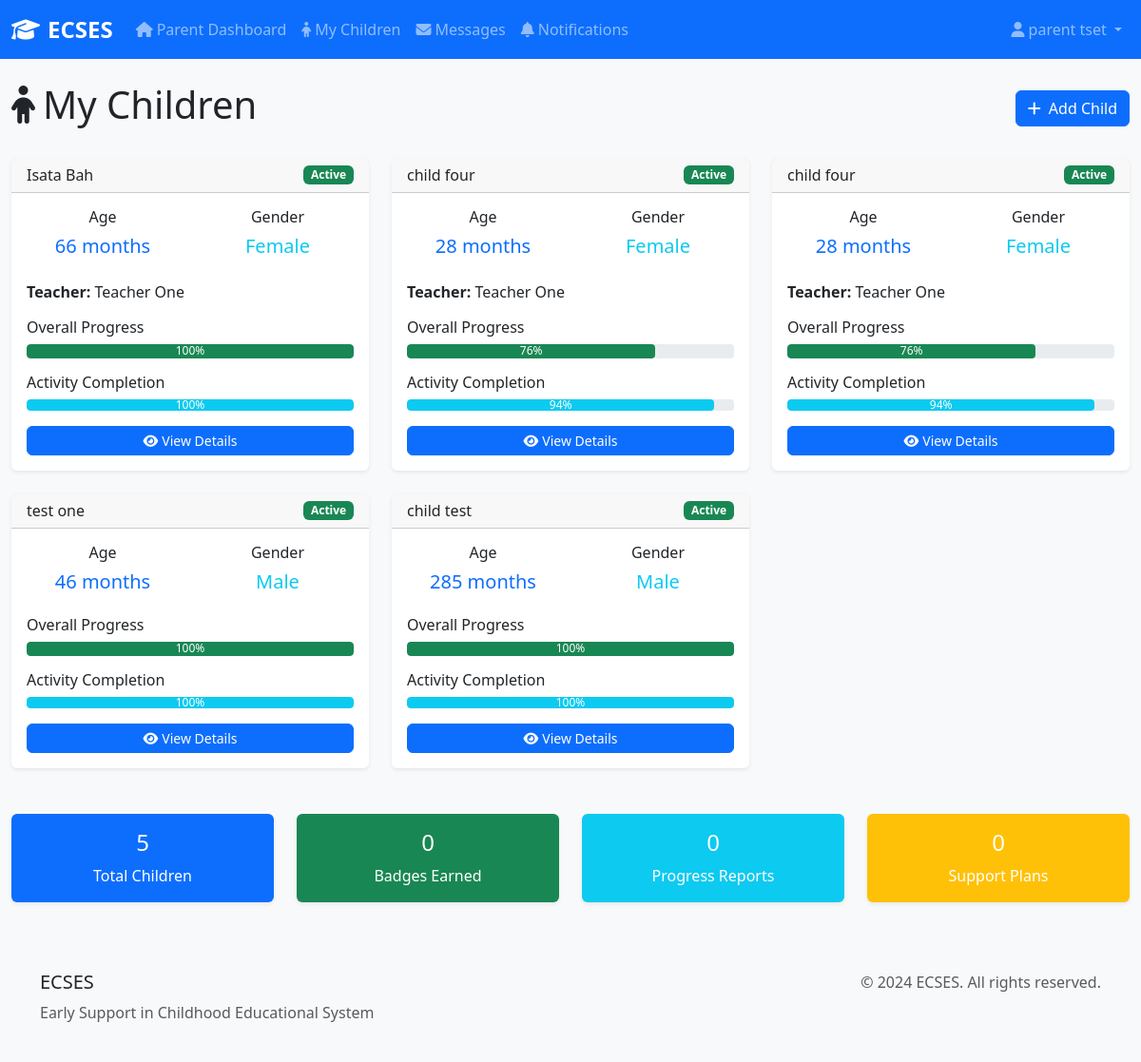
The page /connecthub/parent-view-children/ (signed in) on the database its author committed.
### earlycare/models.py (models this page shows, shortened)
class Child(models.Model):
    GENDER_CHOICES = [
        ('M', 'Male'),
        ('F', 'Female'),
        ('O', 'Other'),
    ]
    first_name = models.CharField(max_length=100)
    last_name = models.CharField(max_length=100)
    date_of_birth = models.DateField()
    gender = models.CharField(max_length=1, choices=GENDER_CHOICES)
    parent = models.ForeignKey(User, on_delete=models.CASCADE, related_name='children')
    teacher = models.ForeignKey(User, on_delete=models.SET_NULL, null=True, blank=True, related_name='assigned_children', default=None)
    medical_conditions = models.TextField(blank=True, help_text="Any medical conditions or special needs")
    emergency_contact = models.CharField(max_length=100, blank=True)
    emergency_phone = models.CharField(max_length=15, blank=True)
    created_at = models.DateTimeField(auto_now_add=True)
    updated_at = models.DateTimeField(auto_now=True)
    is_active = models.BooleanField(default=True)
    class Meta:
        verbose_name = "Child"
        verbose_name_plural = "Children"
        ordering = ['last_name', 'first_name']
    @property
    def age_in_months(self):
        from datetime import date
        today = date.today()
        return (today.year - self.date_of_birth.year) * 12 + (today.month - self.date_of_birth.month)

### connecthub/views.py (the view)
# urls.py: path('parent-view-children/', views.parent_view_children, name='parent_view_children'),
@login_required
def parent_view_children(request):
    if not (hasattr(request.user, 'userprofile') and request.user.userprofile.role == 'parent'):
        messages.error(request, 'Access denied. Parent privileges required.')
        return redirect('home')
    try:
        from earlycare.models import Child
        Child = Child
    except ImportError:
        Child = None
    if Child:
        my_children = Child.objects.filter(parent=request.user)
        my_children_count = my_children.count()
    else:
        my_children = []
        my_children_count = 0
    support_plans = []
    if my_children_count > 0:
        try:
            from earlycare.models import SupportPlan
            support_plans = SupportPlan.objects.filter(child__in=my_children).order_by('-created_at')[:5]
        except Exception:
            pass
    recent_progress_reports = 0
    if my_children_count > 0:
        try:
            from earlycare.models import ProgressReport
            recent_progress_reports = ProgressReport.objects.filter(child__in=my_children).count()
        except Exception:
            pass
    total_badges = 0
    if my_children_count > 0:
        try:
            from learnlytics.models import ChildBadge
            total_badges = ChildBadge.objects.filter(child__in=my_children).count()
        except Exception:
            pass
    for child in my_children:
        child.overall_progress = min(100, (child.age_in_months * 2) + 20)
        child.activity_completion = min(100, (child.age_in_months * 3) + 10)
        try:
            from learnlytics.models import ChildBadge
            child.recent_badges = ChildBadge.objects.filter(child=child).order_by('-earned_date')[:3]
        except Exception:
            child.recent_badges = []
    context = {
        'my_children': my_children,
        'my_children_count': my_children_count,
        'recent_progress_reports': recent_progress_reports,
        'total_badges': total_badges,
        'support_plans': support_plans,
    }
    return render(request, 'dashboards/parent_view_children.html', context)

### templates/dashboards/parent_view_children.html (shortened to what this page needs)
{% extends 'base.html' %}
{% load static %}
{% block content %}
<div class="row">
    <div class="col-12">
        <div class="d-flex justify-content-between align-items-center mb-4">
            <h1>
                <i class="fas fa-child me-2"></i>My Children
            </h1>
            <a href="{% url 'earlycare:child_new' %}" class="btn btn-primary">
                <i class="fas fa-plus me-2"></i>Add Child
            </a>
        </div>
    </div>
</div>
{% if my_children %}
<div class="row mb-4">
    {% for child in my_children %}
    <div class="col-md-6 col-lg-4 mb-4">
        <div class="card h-100">
            <div class="card-header d-flex justify-content-between align-items-center">
                <h6 class="mb-0">{{ child.first_name }} {{ child.last_name }}</h6>
                <span class="badge bg-{% if child.is_active %}success{% else %}secondary{% endif %}">
                    {% if child.is_active %}Active{% else %}Inactive{% endif %}
                </span>
            </div>
            <div class="card-body">
                <div class="row text-center mb-3">
                    <div class="col-6">
                        <h6>Age</h6>
                        <h5 class="text-primary">{{ child.age_in_months }} months</h5>
                    </div>
                    <div class="col-6">
                        <h6>Gender</h6>
                        <h5 class="text-info">{{ child.get_gender_display }}</h5>
                    </div>
                </div>
                {% if child.teacher %}
                <p class="card-text">
                    <strong>Teacher:</strong> {{ child.teacher.get_full_name|default:child.teacher.username }}
                </p>
                {% endif %}
                {% if child.overall_progress %}
                <div class="mb-3">
                    <h6>Overall Progress</h6>
                    <div class="progress" style="height: 15px;">
                        <div class="progress-bar bg-success" style="width: {{ child.overall_progress }}%">
                            {{ child.overall_progress }}%
                        </div>
                    </div>
                </div>
                {% endif %}
                {% if child.activity_completion %}
                <div class="mb-3">
                    <h6>Activity Completion</h6>
                    <div class="progress" style="height: 12px;">
                        <div class="progress-bar bg-info" style="width: {{ child.activity_completion }}%">
                            {{ child.activity_completion }}%
                        </div>
                    </div>
                </div>
                {% endif %}
                <div class="d-grid gap-2">
                    <a href="{% url 'earlycare:child_detail' child.id %}" class="btn btn-primary btn-sm">
                        <i class="fas fa-eye me-1"></i>View Details
                    </a>
                </div>
            </div>
        </div>
    </div>
    {% endfor %}
</div>
<div class="row mb-4">
    <div class="col-md-3">
        <div class="card bg-primary text-white">
            <div class="card-body text-center">
                <h4>{{ my_children_count }}</h4>
                <p class="mb-0">Total Children</p>
            </div>
        </div>
    </div>
    <div class="col-md-3">
        <div class="card bg-success text-white">
            <div class="card-body text-center">
                <h4>{{ total_badges }}</h4>
                <p class="mb-0">Badges Earned</p>
            </div>
        </div>
    </div>
    <div class="col-md-3">
        <div class="card bg-info text-white">
            <div class="card-body text-center">
                <h4>{{ recent_progress_reports }}</h4>
                <p class="mb-0">Progress Reports</p>
            </div>
        </div>
    </div>
    <div class="col-md-3">
        <div class="card bg-warning text-white">
            <div class="card-body text-center">
                <h4>{{ support_plans|length }}</h4>
                <p class="mb-0">Support Plans</p>
            </div>
        </div>
    </div>
</div>
{% endif %}
{% endblock %}

### templates/base.html (shortened to what this page needs)
{% load static %}
<!DOCTYPE html>
<html lang="en">
<head>
    <link href="https://cdn.jsdelivr.net/npm/bootstrap@5.3.0/dist/css/bootstrap.min.css" rel="stylesheet">
    <link href="https://cdnjs.cloudflare.com/ajax/libs/font-awesome/6.4.0/css/all.min.css" rel="stylesheet">
    <link href="{% static 'css/styles.css' %}" rel="stylesheet">
</head>
<body>
    <nav class="navbar navbar-expand-lg navbar-dark bg-primary">
        <div class="container-fluid">
            <a class="navbar-brand" href="{% url 'home' %}">
                <i class="fas fa-graduation-cap me-2"></i>ECSES
            </a>
            {% if user.is_authenticated %}
            <div class="collapse navbar-collapse" id="navbarNav">
                <ul class="navbar-nav me-auto">
                    {% if user.is_superuser or user.userprofile.role == 'admin' %}
                        <li class="nav-item">
                            <a class="nav-link" href="{% url 'admin_dashboard' %}">
                                <i class="fas fa-tachometer-alt me-1"></i>Admin Dashboard
                            </a>
                        </li>
                        <li class="nav-item">
                            <a class="nav-link" href="{% url 'connecthub:user_management' %}">
                                <i class="fas fa-users me-1"></i>User Management
                            </a>
                        </li>
                    {% elif user.userprofile.role == 'parent' %}
                        <li class="nav-item">
                            <a class="nav-link" href="{% url 'parent_dashboard' %}">
                                <i class="fas fa-home me-1"></i>Parent Dashboard
                            </a>
                        </li>
                        <li class="nav-item">
                            <a class="nav-link" href="{% url 'earlycare:child_list' %}">
                                <i class="fas fa-child me-1"></i>My Children
                            </a>
                        </li>
                    {% endif %}
                    <li class="nav-item">
                        <a class="nav-link" href="{% url 'connecthub:inbox' %}">
                            <i class="fas fa-envelope me-1"></i>Messages
                        </a>
                    </li>
                    <li class="nav-item">
                        <a class="nav-link" href="{% url 'connecthub:notifications' %}">
                            <i class="fas fa-bell me-1"></i>Notifications
                        </a>
                    </li>
                </ul>
                <ul class="navbar-nav">
                    <li class="nav-item dropdown">
                        <a class="nav-link dropdown-toggle" href="#" id="navbarDropdown" role="button" data-bs-toggle="dropdown">
                            <i class="fas fa-user me-1"></i>{{ user.get_full_name|default:user.username }}
                        </a>
                    </li>
                </ul>
            </div>
            {% endif %}
        </div>
    </nav>
    <main class="container-fluid mt-4">
        {% block content %}{% endblock %}
    </main>
    <footer class="bg-light mt-5 py-4">
        <div class="container">
            <div class="row">
                <div class="col-md-6">
                    <h5>ECSES</h5>
                    <p class="text-muted">Early Support in Childhood Educational System</p>
                </div>
                <div class="col-md-6 text-end">
                    <p class="text-muted">&copy; 2024 ECSES. All rights reserved.</p>
                </div>
            </div>
        </div>
    </footer>
</body>
</html>

### static/css/styles.css (style rules this page uses)
body { font-family: 'Segoe UI', Tahoma, Geneva, Verdana, sans-serif; background-color: #f8f9fa; }
.navbar-brand { font-weight: bold; font-size: 1.5rem; }
.card { border: none; box-shadow: 0 0.125rem 0.25rem rgba(0, 0, 0, 0.075); transition: box-shadow 0.15s ease-in-out; }
.card.bg-primary, .card.bg-success, .card.bg-warning, .card.bg-info { border: none; }
.progress { height: 8px; border-radius: 4px; }
.progress-bar { border-radius: 4px; }
.badge { font-size: 0.75rem; }
.btn { border-radius: 0.375rem; font-weight: 500; }
.text-info { color: #0dcaf0 !important; }

### rows shown on the page
Child: first_name "Isata", last_name "Bah", is_active "Active", age_in_months "66", gender "Female", teacher.get_full_name "Teacher One", overall_progress "100", activity_completion "100"
Child: first_name "child", last_name "four", is_active "Active", age_in_months "28", gender "Female", teacher.get_full_name "Teacher One", overall_progress "76", activity_completion "94"
Child: first_name "child", last_name "four", is_active "Active", age_in_months "28", gender "Female", teacher.get_full_name "Teacher One", overall_progress "76", activity_completion "94"
Child: first_name "test", last_name "one", is_active "Active", age_in_months "46", gender "Male", overall_progress "100", activity_completion "100"
Child: first_name "child", last_name "test", is_active "Active", age_in_months "285", gender "Male", overall_progress "100", activity_completion "100"

### other values the page prints
{{ user.get_full_name|default:user.username }} "parent tset"
{{ my_children_count }} "5"
{{ total_badges }} "0"
{{ recent_progress_reports }} "0"
{{ support_plans|length }} "0"
